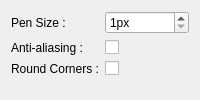
                  <widget class="QWidget" name="penPage">
                   <layout class="QFormLayout" name="formLayout">
                    <item row="0" column="0">
                     <widget class="QLabel" name="penSizeLabel">
                      <property name="text">
                       <string>Pen Size :</string>
                      </property>
                     </widget>
                    </item>
                    <item row="0" column="1">
                     <widget class="QSpinBox" name="penSizeSpinBox">
                      <property name="suffix">
                       <string>px</string>
                      </property>
                      <property name="minimum">
                       <number>1</number>
                      </property>
                      <property name="maximum">
                       <number>256</number>
                      </property>
                     </widget>
                    </item>
                    <item row="1" column="0">
                     <widget class="QLabel" name="antiAliasingLabel">
                      <property name="text">
                       <string>Anti-aliasing :</string>
                      </property>
                     </widget>
                    </item>
                    <item row="1" column="1">
                     <widget class="QCheckBox" name="antiAliasingCheckBox"/>
                    </item>
                    <item row="2" column="0">
                     <widget class="QLabel" name="roundPenCornersLabel">
                      <property name="text">
                       <string>Round Corners :</string>
                      </property>
                     </widget>
                    </item>
                    <item row="2" column="1">
                     <widget class="QCheckBox" name="roundPenCornersCheckBox"/>
                    </item>
                   </layout>
                  </widget>
